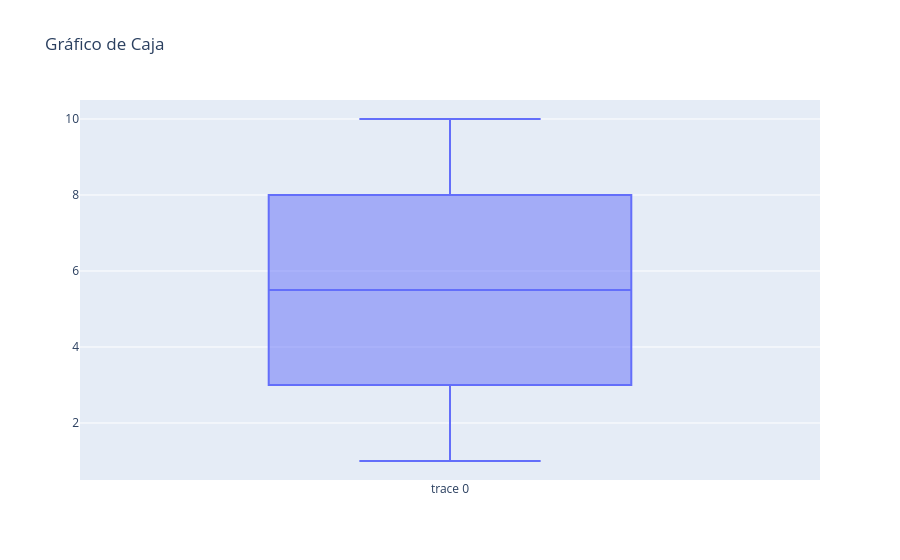

The notebook cell this image was saved under:
### Code cell
fig7 = go.Figure(data=go.Box(y=[1,2,3,4,5,6,7,8,9,10]))

fig7.update_layout(title="Gráfico de Caja")

### Figure 1 — Plotly figure (JSON) as saved in the notebook; plotly's stock layout.template omitted (floating-point values rounded to 4 significant figures)
{"data": [{"type": "box", "y": [1, 2, 3, 4, 5, 6, 7, 8, 9, 10]}], "layout": {"title": {"text": "Gráfico de Caja"}}}
